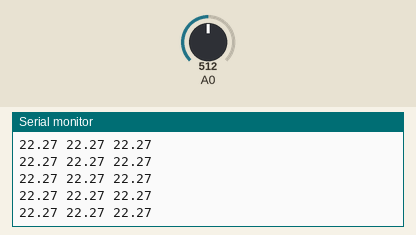
This sketch was run on a simulated Arduino Uno, built with avr-gcc and run on an emulated ATmega328P. On the bench: the last lines printed to the serial monitor. The test bench sets the inputs (shaded band); at power-on: A0 = 512.

Above: at 1.2 s.
1.3 s: A0 set to 716
At 2.0 s:
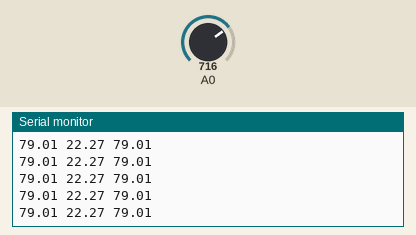
4.3 s: A0 set to 765
At 5.4 s:
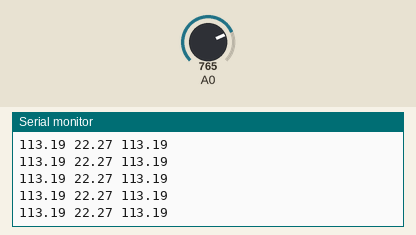
Timing chart, 0 to 7.3 s (numbered marks = the images above; inputs shaded):
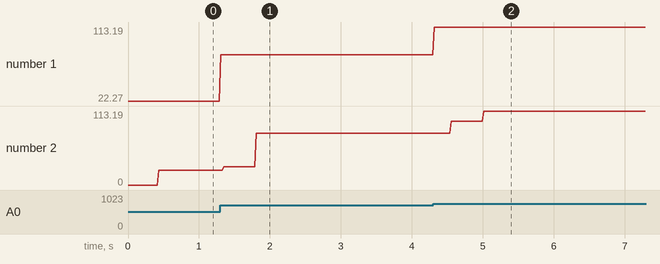

Measured:
- after the input at 1.3 s, the serial monitor: prints a new line at once (image 1)
- after the input at 4.3 s, the serial monitor: prints a new line at once (image 2)
- plotted number 1: 22.27 → 79.01 after the input at 1.3 s, 79.01 → 113.19 after the input at 4.3 s
- plotted number 2: 22.27 → 79.01 after the input at 1.3 s, 79.01 → 113.19 after the input at 4.3 s

The sketch:

mq7-tester.ino
```cpp
/*
 * https://github.com/R2D2-2017/R2D2-2017/wiki/MQ-7-gas-sensor
 */

// house:       #define R0 0.07
// dcs: 0.25?
#define R0 0.35

double peak = 0;
double low = INFINITY;
double runavg = 0;
double avgaccum = 0;
double avgctr = 0;

double rsr0_ppm(double r) {
    return 50.0 * pow((1.667 / r), 1.0/0.6661);
}

void setup() {
    Serial.begin(9600);
}

void loop() {
    double sensor_volt = 0;
    double RS_gas = 0;
    double ratio = 0;
    double sensorValue = 0;

    sensorValue = analogRead(A0);
    sensor_volt = (sensorValue/1024)*5;
    RS_gas = (5.0-sensor_volt)/sensor_volt;
    ratio = RS_gas/R0 ;
    double ppm = rsr0_ppm(ratio);

    if (ppm < low) {
      low = ppm;
    }
    if (ppm > peak) {
      peak = ppm;
    }
    if (avgctr < 20) {
      avgctr += 1;
      avgaccum += ppm;
    }
    else {
      runavg = avgaccum / avgctr;
      avgctr = 0;
      avgaccum = 0;
    }

    Serial.print(ppm);
    Serial.print(" ");
    Serial.print(low);
    Serial.print(" ");
    Serial.println(runavg);
    /*Serial.print(" ");
    Serial.println(peak);*/
    delay(20);
}
```
